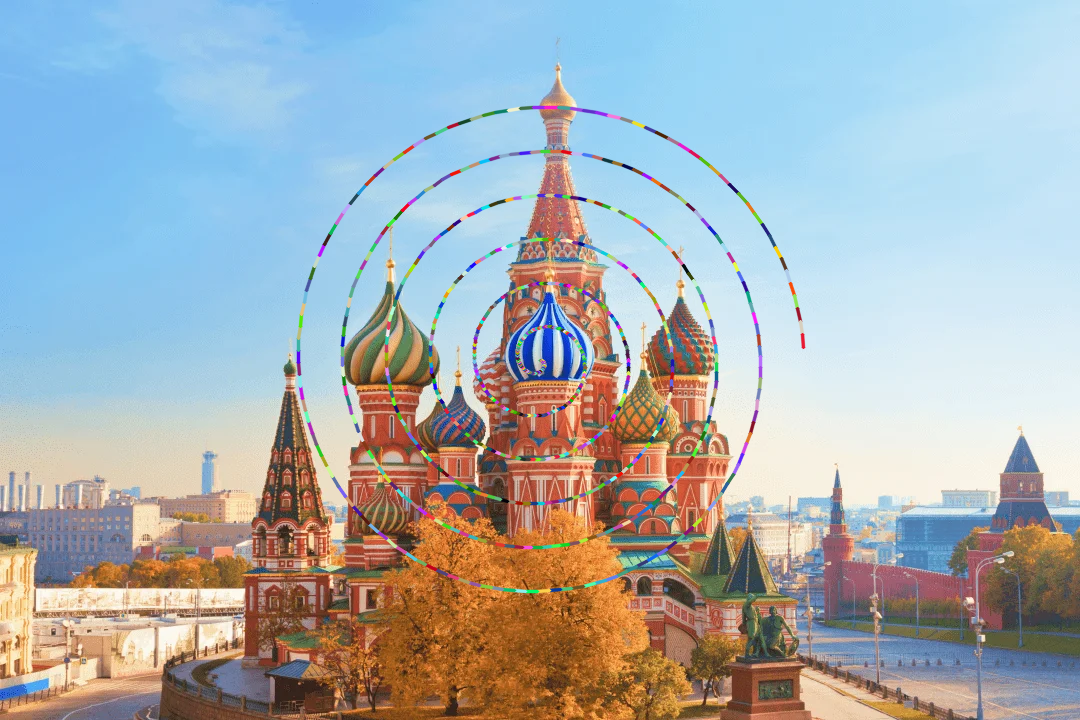
//> input picture codigo/p14_opencv/Spiral_San-Basilio.png, 1080 x 720 px
$ ./main Spiral_San-Basilio.png   (built with g++ and OpenCV 4)
//> lines starting //> are read from the running program, lines starting //| are printed output that depends on the picture
#include <iostream>
#include <opencv2/opencv.hpp>
#include <vector>
#include <cmath>

using namespace std;
using namespace cv;

int main(int argc, char** argv) {
    if (argc != 2) {
        cout << "Uso: ./programa <nombre_imagen>" << endl;
        return -1;
    }

    Mat image = imread(argv[1]);
//> image is the input picture: 720 rows x 1080 cols, CV_8UC3; mean B, G, R 179.6, 175.1, 166.7
    if (image.empty()) {
        cout << "No se pudo cargar la imagen." << endl;
        return -1;
    }

    // Parametros
    int cx = 541;
    int cy = 360;

    double a = 7.0;
    double fase = 0.0;
    double sentido = 1.0;

    int end_x = 803;
    int end_y = 350;

    // calcular la distancia desde el centro hasta ese punto final, este será el radio maximo y si se pasa, se para
    double max_radius = sqrt(pow(end_x - cx, 2) + pow(end_y - cy, 2));

    cout << "Parametros cargados." << endl;
    cout << "Radio limite calculado: " << max_radius << " pixeles." << endl;

    // recorrido y extracción
    vector<Vec3b> pixelesExtraidos;
    double theta = 0.0;
    bool recorriendo = true;
    int prev_x = -1, prev_y = -1;

    cout << "Iniciando recorrido..." << endl;

    while (recorriendo) {
        double r = a * theta;

        // si el radio actual supera la distancia al punto final, se termina.
        if (r >= max_radius) {
            recorriendo = false;
            break;
        }

        // conversión Polar -> Cartesiana
        double angulo = (theta * sentido) + fase;
        int x = (int)(cx + r * cos(angulo));
        int y = (int)(cy + r * sin(angulo));

        // verificación de límites de la imagen, si se sale de la imagen se sale
        if (x >= 0 && x < image.cols && y >= 0 && y < image.rows) {
            // evitar duplicados
            if (x != prev_x || y != prev_y) {
                pixelesExtraidos.push_back(image.at<Vec3b>(y, x));
                prev_x = x;
                prev_y = y;
            }
        } else {
             recorriendo = false;
             break;
        }

        // cálculo del paso dinámico
        double delta = (r < 1.0) ? 0.1 : (1.0 / r);
        theta += delta;
    }
//> after the loop, pixelesExtraidos = 4698 items, first 12: [129, 121, 206], [133, 123, 209], [9, 165, 232], [149, 115, 158], [143, 101, 104], [153, 139, 109], [196, 103, 98], [88, 157, 103], [100, 41, 123], [237, 100, 113], [153, 28, 93], [111, 78, 109]; prev_x = 795; prev_y = 296; theta = 37.46

    // reconstrucción de la imagen final
    if (pixelesExtraidos.empty()) return -1;

    int totalPixels = pixelesExtraidos.size();
//> totalPixels = 4698
    int lado = (int)ceil(sqrt((double)totalPixels));
//> lado = 69
    Mat resultado = Mat::zeros(lado, lado, image.type());
//> resultado: 69 rows x 69 cols, CV_8UC3; every value is 0

    for (int i = 0; i < totalPixels; i++) {
        resultado.at<Vec3b>(i / lado, i % lado) = pixelesExtraidos[i];
    }
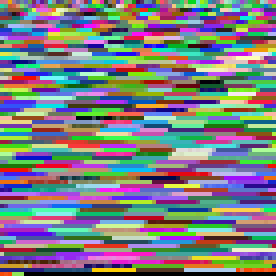
//> resultado: 69 rows x 69 cols, CV_8UC3 (shown 4 times larger); mean B, G, R 129.3, 125, 123.6

    imshow("Imagen Original", image);
    imshow("Resultado Final (Extendida)", resultado);

    imwrite("resultado_final_extendido.jpg", resultado);
    waitKey(0);

    return 0;
}
